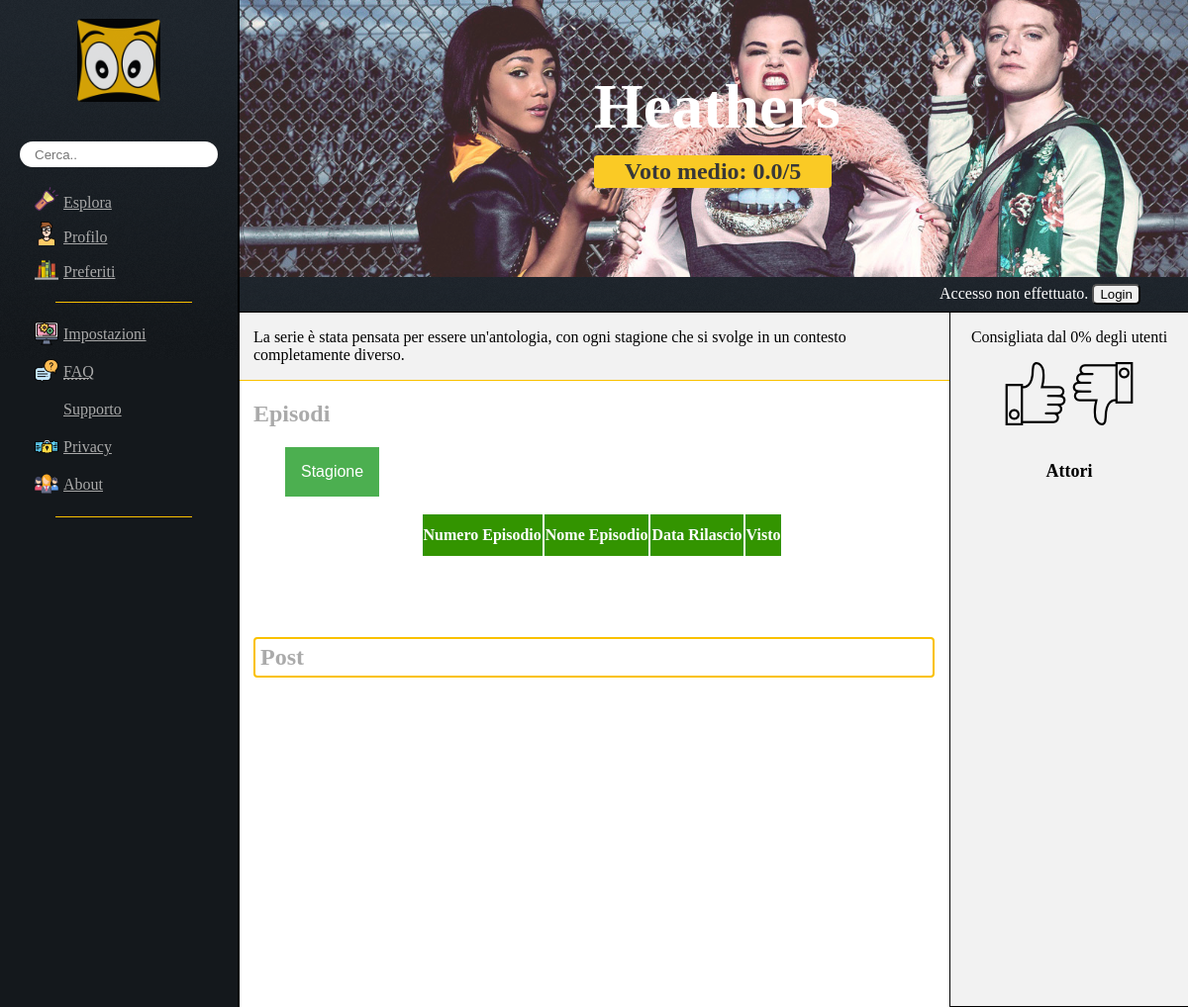
Screenshot of /public/php/serie.php?serie_id=10 with the database file from the repository.
### tables this page shows
CREATE TABLE serie (
  id int PRIMARY KEY,
  miniatura varchar(500),
  background varchar(500),
  titolo char(30) NOT NULL,
  distribuzione char(30) NOT NULL,
  descrizione varchar(1000) NOT NULL,
  creatore char(30) NOT NULL,
  terminata boolean NOT NULL,
  consigliato int DEFAULT 0,
  non_consigliato int DEFAULT 0,
  preferiti int DEFAULT 0,
  voto decimal(2,1) DEFAULT 0
);

### public/php/general_function.php (called while the page is built, shortened)
<?php
include_once 'DBConnection.php';
    function executeQuery($query, $parameters, $type ){
        global $connection;
        if ($stmt = $connection->prepare($query)) {
            $params=array_merge($type, $parameters);
            call_user_func_array(array($stmt, "bind_param"), $params);
            $stmt->execute();
            if($stmt) return $stmt;
            }
            return null;
        }
    function resultQueryToTable($result){
        $table = array();
        while ($row = mysqli_fetch_assoc($result)) {
            $table[] = $row;
        }
        return $table;
    }
    function printNavbar($currentPage){
        $nav = implode("",file("../txt/nav.txt"));
        $nav = preg_replace("//i", "esplora.php", $nav);
        $nav = preg_replace("//i", "profilo.php", $nav);
        $nav = preg_replace("//i", "preferiti.php", $nav);
        $nav = preg_replace("//i", "impostazioni.php", $nav);
        $nav = preg_replace("//i", "faq.php", $nav);
        $nav = preg_replace("//i", "supporto.php", $nav);
        $nav = preg_replace("//i", "privacy.php", $nav);
        $nav = preg_replace("//i", "about.php", $nav);
        return $nav;
    }
    function printPageSerie($output){
        $host  = $_SERVER['HTTP_HOST'];
        $uri   = rtrim(dirname($_SERVER['PHP_SELF']), '/\\');
        global $connection;
        $side_block = implode("",file("../txt/side_bar.txt"));
        $side_serie_block = implode("",file("../txt/serie/side_bar_serie.txt"));
        $serie_block = implode("",file("../txt/serie/serie.txt"));
        $title = implode("",file("../txt/serie/pagehead_serie.txt"));
        $query = "select background from serie where id=".$_GET["serie_id"];
        $result = resultQueryToTable($connection->query($query));
        $title = preg_replace("/<--! Url_Back -->/i", $result[0]["background"], $title);
        $output = preg_replace("//i", $title, $output );
        $query="select a.id, a.nome, a.cognome, a.miniatura from attore a join serie_attore b on a.id=b.id_attore where id_serie=?";
        $stmt=executeQuery($query,array(&$_GET["serie_id"]),array("i"));
        $attori=resultQueryToTable($stmt->get_result());
        $attore_collect="";
        $attore_collect=preg_replace("//i","" , $attore_collect );
        $side_serie_block=preg_replace("//i",$attore_collect , $side_serie_block );
        $side_block = preg_replace("//i", $side_serie_block, $side_block );
        $output = preg_replace("//i", $side_block, $output );
        $output = preg_replace("//i", $title, $output );
        $query = "select titolo,voto,consigliato,non_consigliato,preferiti from serie where id=".$_GET["serie_id"];
        $result = resultQueryToTable($connection->query($query));
        $output = preg_replace("//i",$result[0]["titolo"] , $output );
        $output = preg_replace("//i",$result[0]["voto"] , $output );
        if (($result[0]["consigliato"] + $result[0]["non_consigliato"]) == 0)
            $percentuale = 0;
        else
            $percentuale = ($result[0]["consigliato"] / ($result[0]["consigliato"] + $result[0]["non_consigliato"])) * 100;
        $output = preg_replace("//i",$percentuale , $output );
        $query="select miniatura,titolo,distribuzione,descrizione,creatore,consigliato,non_consigliato,voto from serie where id=".$_GET["serie_id"];
        $serie=resultQueryToTable($connection->query($query));
        $serie_block=preg_replace("//i",$serie[0]["descrizione"] , $serie_block );
        $numero_stagioni=mysqli_fetch_assoc(
            $connection->query(
                "select count(*) as totale_stagioni from (select distinct b.stagione from serie a join episodio b on a.id=b.id_serie
                 where a.id=".$_GET["serie_id"].") as stagioni"
                )
            )["totale_stagioni"];
        $stagione_collect="";
        $extra="stagione.php?serie_id=";
        for ($i = 1; $i <= $numero_stagioni; $i++) {
            $link=(string)"http://".$host.$uri."/".$extra.$_GET["serie_id"]."&stagione_numero=".($i);
            $stagione_collect=preg_replace("//i","<a href=javascript:episodi('$link') >Stagione".($i)."</a>"." " , $stagione_collect );
            }
        $stagione_collect=preg_replace("//i","" , $stagione_collect );
        $serie_block=preg_replace("//i",$stagione_collect , $serie_block );
        $query="select b.id, b.titolo,b.descrizione, b.numero,b.data,b.visualizzato from serie a join episodio b on a.id=b.id_serie where b.stagione=1  and a.id=".$_GET["serie_id"];
        $episodi=resultQueryToTable($connection->query($query));
        $episodio_collect="";
        $episodio_collect=preg_replace("//i","" , $episodio_collect );
        $serie_block=preg_replace("//i",$episodio_collect, $serie_block );
        $post_collect="";
        $post_collect=preg_replace("//i","" , $post_collect );
        $serie_block=preg_replace("//i",$post_collect, $serie_block );
        $output = preg_replace("//i", "show-page", $output );
        $output = preg_replace("//i", $serie_block, $output );
        return $output;
    }
    ?>

### public/php/serie.php (called while the page is built)
<?php
    include_once 'template.php';
    createPage("serie");
?>

### public/php/template.php (the view, shortened to what this page needs)
<?php
    include_once 'general_function.php';
    function createPage($namePage){
        readfile('../txt/head.txt');
        echo printNavbar($namePage);
        $file_content = implode("",file("../txt/pagecenter.txt"));
        $host  = $_SERVER['HTTP_HOST'];
        $uri   = rtrim(dirname($_SERVER['PHP_SELF']), '/\\');
        if(array_key_exists('user_username',$_SESSION) && !empty($_SESSION['user_username'])) {
            $extra="logout_action.php";
            $output = preg_replace("//i",'<a href="#">'.$_SESSION["user_username"].'</a>', $file_content);
            $output = preg_replace("//i", "Logout", $output );
            $output = preg_replace("//i", "http://$host$uri/$extra", $output );
        }else{
            $extra="login.php";
            $output = preg_replace("//i","Accesso non effettuato.", $file_content);
            $output = preg_replace("//i", "Login", $output );
            $output = preg_replace("//i", "http://$host$uri/$extra", $output );
        }
        switch ($namePage) {
            case "serie":
                echo printPageSerie($output);
                break;
        }
        readfile('../txt/footer.txt');
    }
?>

### public/css/nav.css (style rules this page uses)
.nav { margin: 0; padding: 0; position: fixed; overflow: hidden; width: 20% ; left: 0; top: 0; height: 100%; background: #14181c url(../img/background-dark.png) 0 -1px repeat-x; border-right: 2px solid black; overflow-y: scroll; z-index: 999; }
.nav ul { line-height: 2em; padding-left: 3.5em; }
.nav ul:after { content: ""; display: block; height: 1px; width: 75%; background: #fac100; margin-top: 5%; margin-bottom : 5%; }
.nav li { text-align: left; }
.nav a { color: #aaa; }
.nav__logo-container { text-align: center; padding-bottom: 1em; margin-top:8%; }
.nav__logo-container img { width: 35%; opacity: 0.85; }
.nav__esplora:before { content: url("../img/nav/explore.png"); display: inline-block; margin-left: -1.3em; width: 1.8em; vertical-align: middle; }
.nav__profilo:before { content: url("../img/nav/profile_avatar.png"); display: inline-block; margin-left: -1.3em; width: 1.8em; vertical-align: middle; }
.nav__preferiti:before { content: url("../img/nav/favourites.png"); display: inline-block; margin-left: -1.3em; width: 1.8em; vertical-align: -5px; }
.nav__impostazioni:before { content: url("../img/nav/settings.png"); display: inline-block; margin-left: -1.3em; width: 1.8em; vertical-align: -6px; }
.nav__faq:before { content: url("../img/nav/faq.png"); display: inline-block; margin-left: -1.3em; width: 1.8em; vertical-align: -6px; }
.nav__supporto:before { content: url("../img/nav/support.png"); display: inline-block; margin-left: -1.3em; width: 1.8em; vertical-align: -6px; }
.nav__privacy:before { content: url("../img/nav/privacy.png"); display: inline-block; margin-left: -1.3em; width: 1.8em; vertical-align: -6px; }
.nav__about:before { content: url("../img/nav/about.png"); display: inline-block; margin-left: -1.3em; width: 1.8em; vertical-align: -6px; }
.nav__ricerca { display: flex ; justify-content: center; align-items: center; text-align: left; background: white; margin: 20px; border: 1px; border-radius: 25px; }
.nav__ricerca input { width: 85%; height: 1.8em; border: none; border-radius: 25px; margin: 0; outline: none; box-shadow: none; background: transparent; }

### public/css/page_center.css (style rules this page uses)
.page-center { width: 100%; position:unset; right:0; margin-top: 4em; }
@media screen and (min-width: 1025px) { .page-center { width: 80%; position:absolute; margin-top: 0; } }

### public/css/homepage.css (style rules this page uses)
html, body { height: 100% }

### public/css/utils.css (style rules this page uses)
.list_no-style { list-style: none; }
body { margin:0; width: auto !important; height: 100%; }

### public/css/header.css (style rules this page uses)
.header { background-attachment: fixed; display: none; background-image: url(../img/peaky_blinders.jpg); background-position: center; background-position-y:-6em; background-color: #2f4858; background-size: cover; background-repeat: no-repeat; opacity: 0.85; height: 35vh; align-items: center; left: 0; top:0; }
.header-content { width: 15em; margin: 0 auto; }
.header h1 { font-family: "Times New Roman"; font-size:4em; color: white; position: relative; text-align: center; margin-top: 0; margin-bottom: 0; }
@media screen and (min-width: 1025px) { .header { background-attachment: scroll; display: flex; } }

### public/css/login-bar.css (style rules this page uses)
.vertical-center { display: flex; align-items: center; }
.align-right { position: absolute; right: 0; margin-right: 5%; }
.login-bar { width: 100%; background: #14181c url(../img/background-dark.png) 0 -50px repeat-x; height: 2.2em; border-bottom: 1px solid black; margin-top: 4em; }
.login-bar .non-logged-user { color: white; }
.login-bar .non-logged-user button { border-radius: 5px; }
@media screen and (min-width: 1025px) { .login-bar { display: flex; margin-top: 0em; } }

### rows the page displays
serie: printPageSerie($output) "Heathers Voto medio: 0.0/5 Accesso non effettuato. Login Consigliata dal 0% degli utenti Attori La serie è stata pensata per essere un'antologia, con ogni stagione che si svolge in un contesto completamente diverso. Episodi Stagione Numero Episodio Nome Episodio Data Rilascio Visto Post", descrizione+consigliato+non_consigliato (picture)
